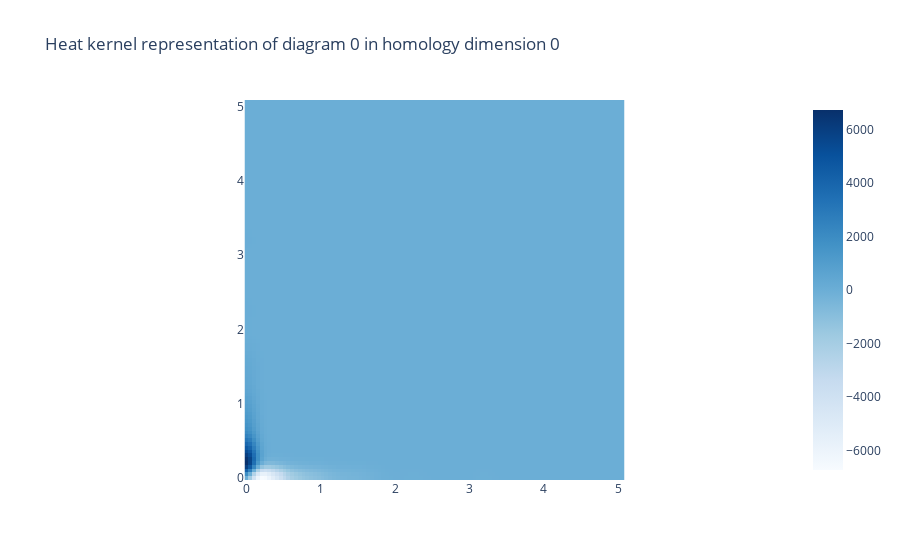

The cell this chart's notebook holds for it:
### Code cell
hk = HeatKernel()
features = hk.fit_transform_plot(diagram)
